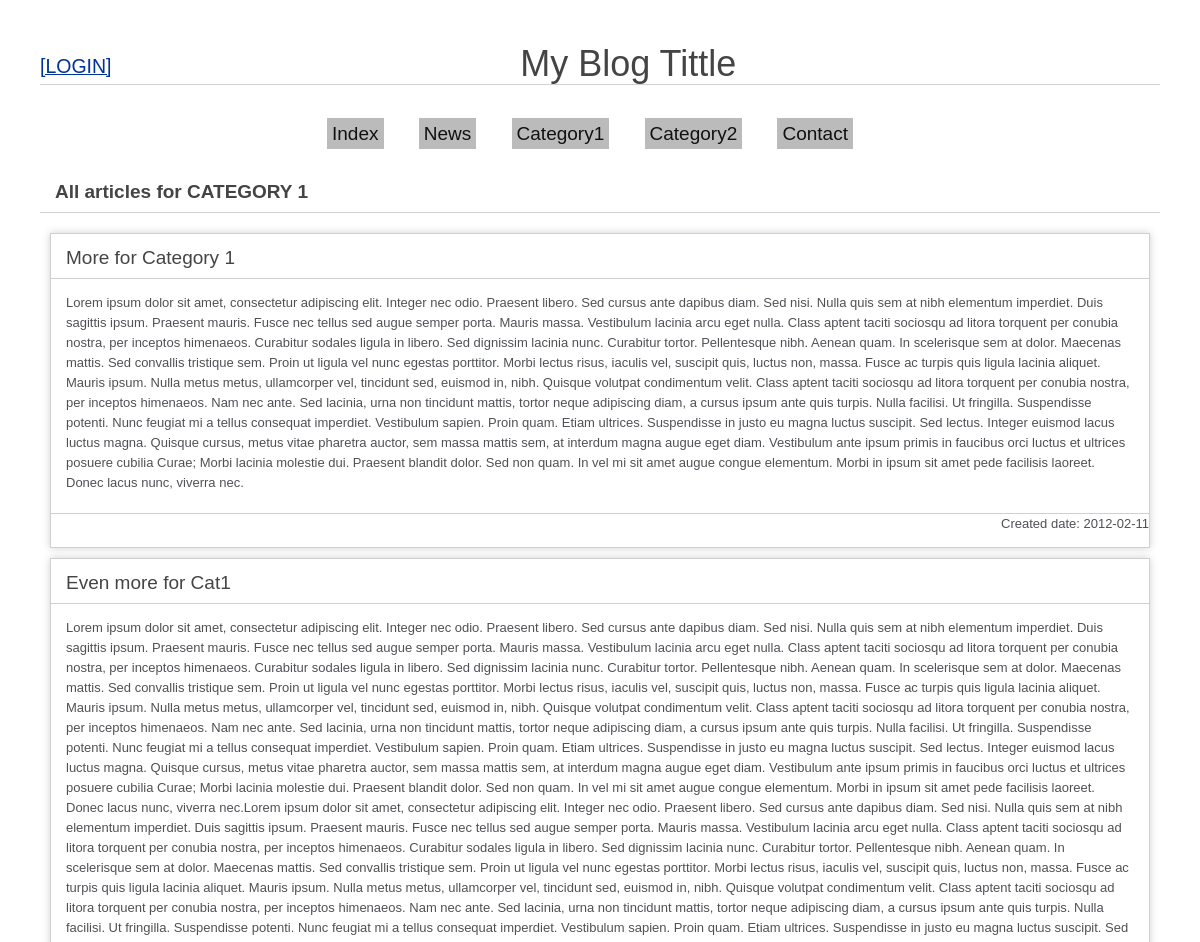
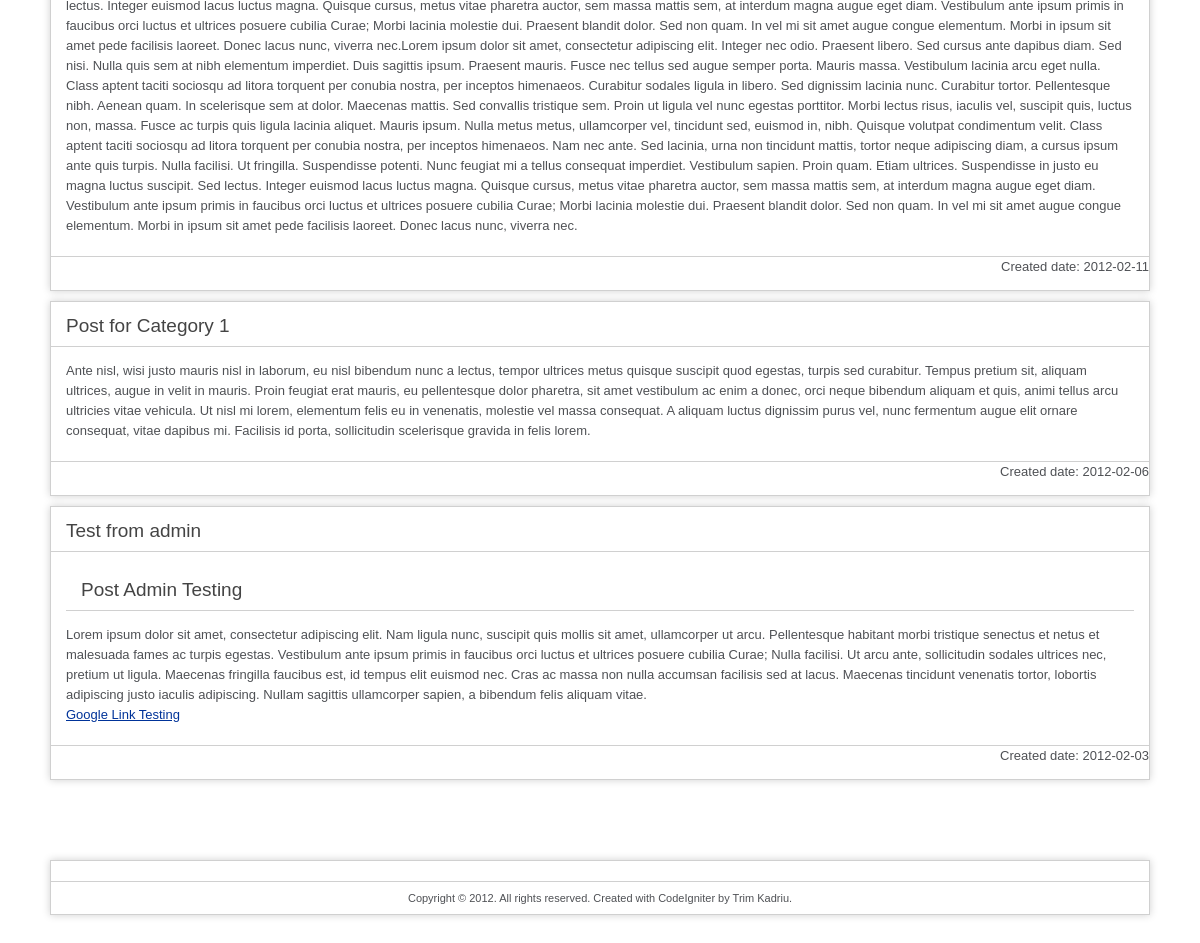
Screenshot of /index.php/blog/pages/Category1 with the database file from the repository (2 pictures, top to bottom).
### tables this page shows
CREATE TABLE IF NOT EXISTS `categories` (
  `id` int(10) NOT NULL AUTO_INCREMENT,
  `category` varchar(128) NOT NULL,
  PRIMARY KEY (`id`)
);

CREATE TABLE IF NOT EXISTS `entries` (
  `ID` int(10) NOT NULL AUTO_INCREMENT,
  `tittle` varchar(128) NOT NULL,
  `content` text NOT NULL,
  `date` date NOT NULL,
  `category` int(10) NOT NULL,
  PRIMARY KEY (`ID`)
);

### application/controllers/blog.php (called while the page is built, shortened)
<?php if ( ! defined('BASEPATH')) exit('No direct script access allowed');
class Blog extends CI_Controller {
	function __construct()
	{
		$this->load->helper('url');
		$this->load->helper('form_helper');
    }
	public function pages($page)
	{
		switch (strtolower($page))
		{
			case 'category1':
				$data['cat1'] = $this->data->select_data('entries', 'category', 3, 'date', 'desc');
				$this->load->view('category1', $data);
				break;
		}
	}
}

### index.php (called while the page is built, shortened)
<?php
require_once BASEPATH.'core/CodeIgniter.php';

### application/models/data.php (called while the page is built, shortened)
<?php
class Data extends CI_Model {
    function select_data($from_table, $where_var1 = NULL, $where_var2 = NULL, $order_by = NULL, $order_type = NULL, $limit = NULL)
    {
		if(isset($where_var1) && isset($where_var2))
		{
			$this->db->where($where_var1, $where_var2);
		}
		if(isset($order_by) && isset($order_type))
		{
			$this->db->order_by($order_by, $order_type);
		}
		$query = $this->db->get($from_table);
		return $query;
    }
}
?>

### application/views/category1.php (the view, shortened to what this page needs)
<?php include('header.php'); ?>
<h1 id="tittle">All articles for CATEGORY 1</h1>
<?php foreach($cat1->result() as $row){?>
<div id="container">
	<h1><?php echo $row->tittle; ?></h1>
	<div id="body">
		<p>
        <?php echo $row->content; ?>
        </p>
	</div>
	<p class="footer">
    <div align="right">
    Created date:
    <?php echo $row->date; ?>
    </div>
    </p>
</div>
<?php } include ('footer.php');?>

### application/views/header.php (shortened to what this page needs)
<!DOCTYPE html>
<html lang="en">
<head>
	<link rel="stylesheet" type="text/css" href="<?php echo base_url('css').'/'; ?>style.css">
</head>
<body>
<?php
	if ($this->session->userdata('username'))
	{
		echo '<h2 style="float:left;">Welcome '.strtoupper($this->session->userdata('username')).
		'&nbsp;&nbsp;&nbsp;<a href="'.site_url('blog/pages/logout').'">[LOGOUT]</a>&nbsp;&nbsp;&nbsp'.
		'<a href="'.site_url('blog/pages/admin').'">[ADMIN PANEL]</a></h2>';
	}
	else
	{
		echo '<h2 style="float:left;"><a href="'.site_url('blog/pages/login').'">[LOGIN]</a></h2>';
	}
?>
<h1 style="text-align:center; font-size:36px; margin-bottom:25px;">My Blog Tittle</h1>
<ul style="text-align:center;">
<?php
	$query_categories = $this->data->select_data('categories');
	foreach($query_categories->result() as $row){
?>
	<li><a href="<?php echo site_url('blog/pages/'.$row->category); ?>"><?php echo $row->category; ?></a></li>
<?php } ?>
</ul>

### css/style.css (style rules this page uses)
body { background-color: #fff; margin: 40px; font: 13px/20px normal Helvetica, Arial, sans-serif; color: #4F5155; }
a { color: #003399; background-color: transparent; font-weight: normal; }
h1 { color: #444; background-color: transparent; border-bottom: 1px solid #D0D0D0; font-size: 19px; font-weight: normal; margin: 0 0 14px 0; padding: 14px 15px 10px 15px; }
#body { margin: 0 15px 0 15px; }
p.footer { text-align: right; font-size: 11px; border-top: 1px solid #D0D0D0; line-height: 32px; padding: 0 10px 0 10px; margin: 20px 0 0 0; }
#container { margin: 10px; border: 1px solid #D0D0D0; -webkit-box-shadow: 0 0 8px #D0D0D0; }
ul { font-size: 19px; font-weight: normal; margin: 0 0 14px 0; padding: 14px 15px 10px 15px; }
ul li { display:inline; margin-right:20px; padding: 4px 5px; }
ul li a { color:#111; padding: 5px; background-color:#BBB; text-decoration:none; }
#tittle { margin-bottom:20px; font-weight:bold; }

### rows the page displays
categories: category "Index"
categories: category "News"
categories: category "Category1"
categories: category "Category2"
categories: category "Contact"
entries: tittle "More for Category 1", content "Lorem ipsum dolor sit amet, consectetur adipiscing elit. Integer nec odio. Praesent libero. Sed cursus ante dapibus diam. Sed nisi. Nulla quis sem at nibh elementum imperdiet. Duis sagittis ipsum. Praesent mauris. Fusce nec tellus sed augue semper porta. Mauris massa. Vestibulum lacinia arcu eget nulla. Class aptent taciti sociosqu ad litora torquent per conubia nostra, per inceptos himenaeos. Curabitur sodales ligula in libero. Sed dignissim lacinia nunc. Curabitur tortor. Pellentesque nibh. Aenean quam. In scelerisque sem at dolor. Maecenas mattis. Sed convallis tristique sem. Proin ut ligula vel nunc egestas porttitor. Morbi lectus risus, iaculis vel, suscipit quis, luctus non, massa.…", date "2012-02-11"
entries: tittle "Even more for Cat1", content "Lorem ipsum dolor sit amet, consectetur adipiscing elit. Integer nec odio. Praesent libero. Sed cursus ante dapibus diam. Sed nisi. Nulla quis sem at nibh elementum imperdiet. Duis sagittis ipsum. Praesent mauris. Fusce nec tellus sed augue semper porta. Mauris massa. Vestibulum lacinia arcu eget nulla. Class aptent taciti sociosqu ad litora torquent per conubia nostra, per inceptos himenaeos. Curabitur sodales ligula in libero. Sed dignissim lacinia nunc. Curabitur tortor. Pellentesque nibh. Aenean quam. In scelerisque sem at dolor. Maecenas mattis. Sed convallis tristique sem. Proin ut ligula vel nunc egestas porttitor. Morbi lectus risus, iaculis vel, suscipit quis, luctus non, massa.…", date "2012-02-11"
entries: tittle "Post for Category 1", content "Ante nisl, wisi justo mauris nisl in laborum, eu nisl bibendum nunc a lectus, tempor ultrices metus quisque suscipit quod egestas, turpis sed curabitur. Tempus pretium sit, aliquam ultrices, augue in velit in mauris. Proin feugiat erat mauris, eu pellentesque dolor pharetra, sit amet vestibulum ac enim a donec, orci neque bibendum aliquam et quis, animi tellus arcu ultricies vitae vehicula. Ut nisl mi lorem, elementum felis eu in venenatis, molestie vel massa consequat. A aliquam luctus dignissim purus vel, nunc fermentum augue elit ornare consequat, vitae dapibus mi. Facilisis id porta, sollicitudin scelerisque gravida in felis lorem.", date "2012-02-06"
entries: tittle "Test from admin", content "Post Admin Testing Lorem ipsum dolor sit amet, consectetur adipiscing elit. Nam ligula nunc, suscipit quis mollis sit amet, ullamcorper ut arcu. Pellentesque habitant morbi tristique senectus et netus et malesuada fames ac turpis egestas. Vestibulum ante ipsum primis in faucibus orci luctus et ultrices posuere cubilia Curae; Nulla facilisi. Ut arcu ante, sollicitudin sodales ultrices nec, pretium ut ligula. Maecenas fringilla faucibus est, id tempus elit euismod nec. Cras ac massa non nulla accumsan facilisis sed at lacus. Maecenas tincidunt venenatis tortor, lobortis adipiscing justo iaculis adipiscing. Nullam sagittis ullamcorper sapien, a bibendum felis aliquam vitae. Google Link Testing", date "2012-02-03"
